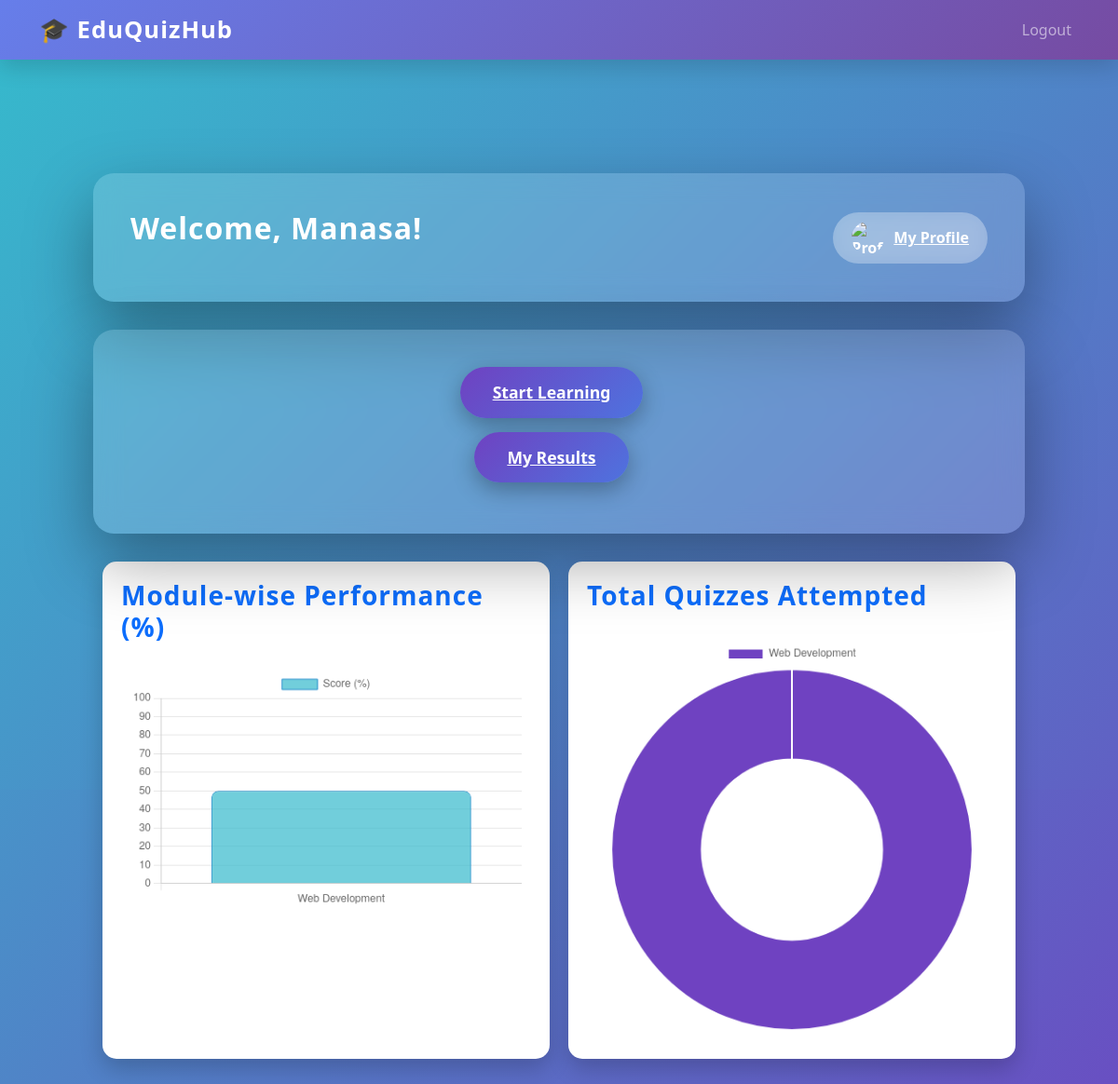
The app's page /student-dashboard (signed in), older data.
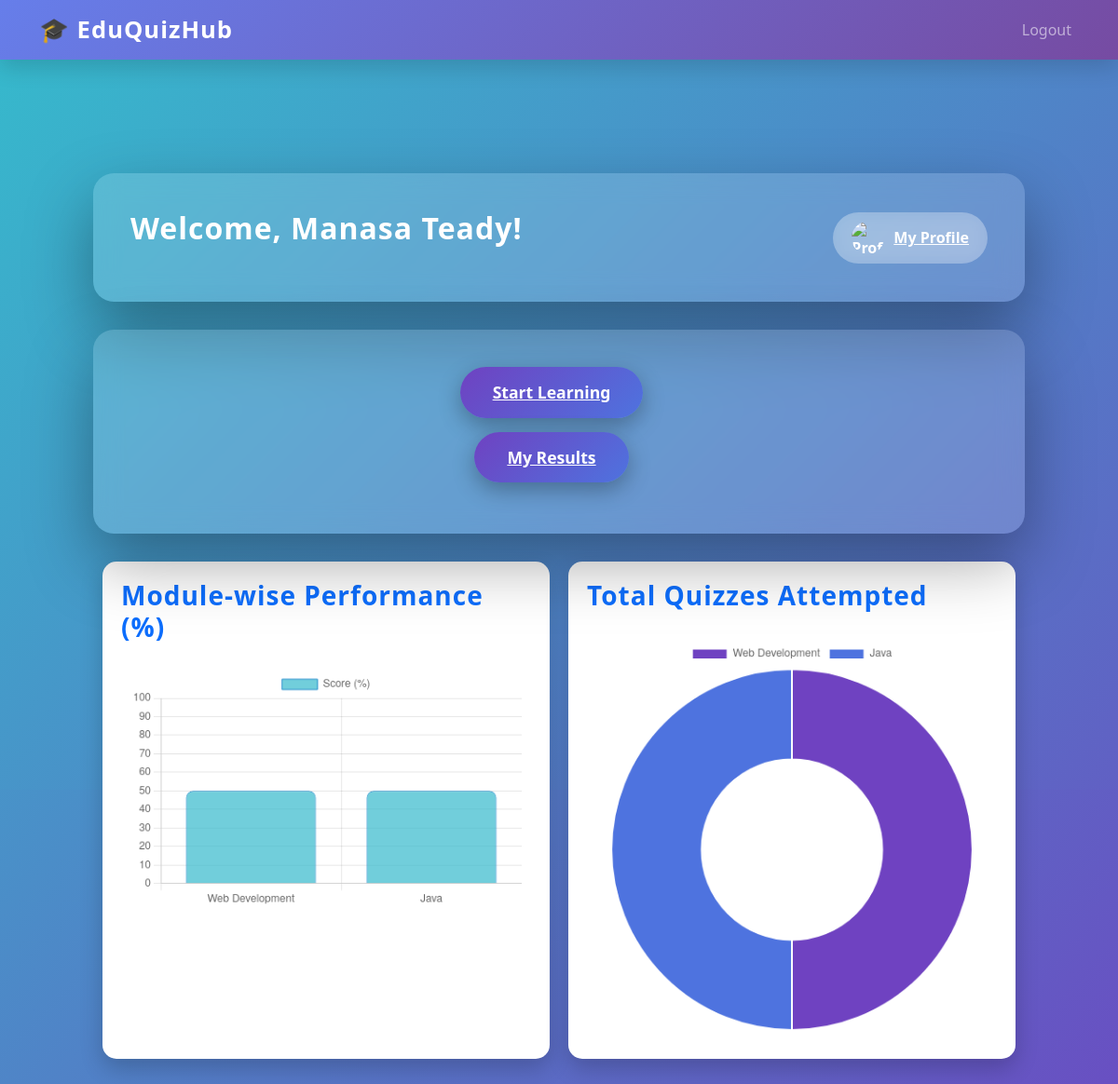
The same page, newer data.
### tables this page shows
CREATE TABLE users (
    id INTEGER PRIMARY KEY AUTOINCREMENT,
    name TEXT NOT NULL,
    email TEXT UNIQUE NOT NULL,
    password TEXT NOT NULL,
    role TEXT NOT NULL
);

### app.py (the view)
@app.route("/student-dashboard")
def student_dashboard():
    if "role" in session and session["role"] == "student":
        user_id = session["user_id"]
        conn = get_db_connection()
        student = conn.execute("SELECT name FROM users WHERE id = ?", (user_id,)).fetchone()
        student_name = student['name'] if student else "Student"
        modules = conn.execute("SELECT * FROM modules").fetchall()
        module_labels = []
        module_scores = []
        for m in modules:
            attempts = conn.execute("""
                SELECT a.score, a.total_questions
                FROM attempts a
                JOIN quizzes q ON a.quiz_id = q.id
                WHERE a.student_id=? AND q.module_id=?
            """, (user_id, m['id'])).fetchall()
            total_score = sum([a['score'] for a in attempts])
            total_questions = sum([a['total_questions'] for a in attempts])
            percent = round((total_score / total_questions * 100), 2) if total_questions else 0
            module_labels.append(m['name'])
            module_scores.append(percent)
        module_totals = []
        for m in modules:
            count = conn.execute("""
                SELECT COUNT(*) as cnt
                FROM attempts a
                JOIN quizzes q ON a.quiz_id = q.id
                WHERE a.student_id=? AND q.module_id=?
            """, (user_id, m['id'])).fetchone()['cnt']
            module_totals.append(count)
        conn.close()
        return render_template(
            "student_dashboard.html",
            student_name=student_name,
            module_labels=module_labels,
            module_scores=module_scores,
            module_totals=module_totals
        )
    return redirect(url_for("login"))

### app.py (called while the page is built)
def get_db_connection():
    conn = sqlite3.connect("database.db")
    conn.row_factory = sqlite3.Row
    return conn

### templates/student_dashboard.html (shortened to what this page needs)
{% extends "base.html" %}
{% block content %}
<div class="dashboard-wrapper">
    <div class="glass-card">
        <h2 class="text-white">Welcome, {{ student_name }}!</h2>
        <a href="{{ url_for('student_profile') }}" class="user-profile-btn">
            <img src="{{ url_for('static', filename='user-icon.png') }}" alt="Profile Icon">
            My Profile
        </a>
    </div>
    <div class="glass-card" style="flex-direction: column; text-align: center;">
        <a href="{{ url_for('student_modules') }}" class="btn-dashboard">Start Learning</a>
        <a href="{{ url_for('student_results') }}" class="btn-dashboard">My Results</a>
    </div>
    <div class="chart-row">
        <div class="chart-card">
            <h3>Module-wise Performance (%)</h3>
            <canvas id="moduleChart" width="400" height="250"></canvas>
        </div>
        <div class="chart-card">
            <h3>Total Quizzes Attempted</h3>
            <canvas id="totalChart" width="400" height="250"></canvas>
        </div>
    </div>
</div>
<script>
const modules = {{ module_labels|tojson }};
const scores = {{ module_scores|tojson }};
const totals = {{ module_totals|tojson }};
// Bar chart for module performance
new Chart(document.getElementById('moduleChart'), {
    type: 'bar',
    data: {
        labels: modules,
        datasets: [{
            label: 'Score (%)',
            data: scores,
            backgroundColor: 'rgba(54, 185, 204, 0.7)',
            borderColor: 'rgba(36, 139, 203, 1)',
            borderWidth: 1,
            borderRadius: 8
        }]
    },
    options: { responsive: true, scales: { y: { beginAtZero: true, max: 100 } } }
});
// Doughnut chart for total quizzes attempted
new Chart(document.getElementById('totalChart'), {
    type: 'doughnut',
    data: {
        labels: modules,
        datasets: [{
            label: 'Quizzes Attempted',
            data: totals,
            backgroundColor: ['#6f42c1', '#4e73df', '#36b9cc', '#1cc88a']
        }]
    },
    options: { responsive: true }
});
</script>
{% endblock %}

Row changes from the older to the newer data that the page shows:
changed users: name "Manasa" → "Manasa Teady"
Text that changed along with them:
chart data {{ module_labels|tojson }}: ["Web Development"] → ["Web Development", "Java"]
chart data {{ module_scores|tojson }}: [50.0] → [50.0, 50.0]
chart data {{ module_totals|tojson }}: [1] → [1, 1]
